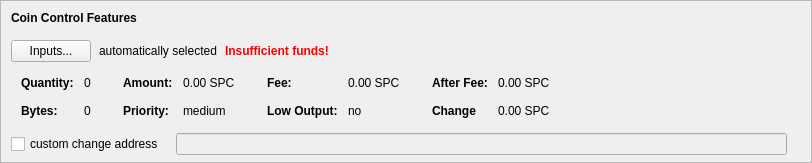
    <widget class="QFrame" name="frameCoinControl">
     <property name="sizePolicy">
      <sizepolicy hsizetype="Expanding" vsizetype="Expanding">
       <horstretch>0</horstretch>
       <verstretch>0</verstretch>
      </sizepolicy>
     </property>
     <property name="maximumSize">
      <size>
       <width>16777215</width>
       <height>16777215</height>
      </size>
     </property>
     <property name="frameShape">
      <enum>QFrame::StyledPanel</enum>
     </property>
     <property name="frameShadow">
      <enum>QFrame::Sunken</enum>
     </property>
     <layout class="QVBoxLayout" name="verticalLayoutCoinControl2">
      <property name="spacing">
       <number>6</number>
      </property>
      <property name="leftMargin">
       <number>0</number>
      </property>
      <property name="topMargin">
       <number>0</number>
      </property>
      <property name="rightMargin">
       <number>0</number>
      </property>
      <property name="bottomMargin">
       <number>6</number>
      </property>
      <item>
       <layout class="QVBoxLayout" name="verticalLayoutCoinControl" stretch="0,0,0,0,1">
        <property name="spacing">
         <number>0</number>
        </property>
        <property name="leftMargin">
         <number>10</number>
        </property>
        <property name="topMargin">
         <number>10</number>
        </property>
        <item>
         <layout class="QHBoxLayout" name="horizontalLayoutCoinControl1">
          <property name="bottomMargin">
           <number>15</number>
          </property>
          <item>
           <widget class="QLabel" name="labelCoinControlFeatures">
            <property name="sizePolicy">
             <sizepolicy hsizetype="Preferred" vsizetype="Maximum">
              <horstretch>0</horstretch>
              <verstretch>0</verstretch>
             </sizepolicy>
            </property>
            <property name="styleSheet">
             <string notr="true">font-weight:bold;</string>
            </property>
            <property name="text">
             <string>Coin Control Features</string>
            </property>
           </widget>
          </item>
         </layout>
        </item>
        <item>
         <layout class="QHBoxLayout" name="horizontalLayoutCoinControl2" stretch="0,0,0,0">
          <property name="spacing">
           <number>8</number>
          </property>
          <property name="bottomMargin">
           <number>10</number>
          </property>
          <item>
           <widget class="QPushButton" name="pushButtonCoinControl">
            <property name="styleSheet">
             <string notr="true"/>
            </property>
            <property name="text">
             <string>Inputs...</string>
            </property>
           </widget>
          </item>
          <item>
           <widget class="QLabel" name="labelCoinControlAutomaticallySelected">
            <property name="text">
             <string>automatically selected</string>
            </property>
            <property name="margin">
             <number>5</number>
            </property>
           </widget>
          </item>
          <item>
           <widget class="QLabel" name="labelCoinControlInsuffFunds">
            <property name="styleSheet">
             <string notr="true">color:red;font-weight:bold;</string>
            </property>
            <property name="text">
             <string>Insufficient funds!</string>
            </property>
            <property name="margin">
             <number>5</number>
            </property>
           </widget>
          </item>
          <item>
           <spacer name="horizontalSpacerCoinControl">
            <property name="orientation">
             <enum>Qt::Horizontal</enum>
            </property>
            <property name="sizeHint" stdset="0">
             <size>
              <width>40</width>
              <height>1</height>
             </size>
            </property>
           </spacer>
          </item>
         </layout>
        </item>
        <item>
         <widget class="QWidget" name="widgetCoinControl" native="true">
          <property name="sizePolicy">
           <sizepolicy hsizetype="Preferred" vsizetype="Preferred">
            <horstretch>0</horstretch>
            <verstretch>0</verstretch>
           </sizepolicy>
          </property>
          <property name="minimumSize">
           <size>
            <width>0</width>
            <height>0</height>
           </size>
          </property>
          <property name="styleSheet">
           <string notr="true"/>
          </property>
          <layout class="QHBoxLayout" name="horizontalLayoutCoinControl5">
           <property name="leftMargin">
            <number>0</number>
           </property>
           <property name="topMargin">
            <number>0</number>
           </property>
           <property name="rightMargin">
            <number>0</number>
           </property>
           <property name="bottomMargin">
            <number>0</number>
           </property>
           <item>
            <layout class="QHBoxLayout" name="horizontalLayoutCoinControl3" stretch="0,0,0,1">
             <property name="spacing">
              <number>20</number>
             </property>
             <property name="topMargin">
              <number>0</number>
             </property>
             <property name="bottomMargin">
              <number>10</number>
             </property>
             <item>
              <layout class="QFormLayout" name="formLayoutCoinControl1">
               <property name="horizontalSpacing">
                <number>10</number>
               </property>
               <property name="verticalSpacing">
                <number>14</number>
               </property>
               <property name="leftMargin">
                <number>10</number>
               </property>
               <property name="topMargin">
                <number>4</number>
               </property>
               <property name="rightMargin">
                <number>6</number>
               </property>
               <item row="0" column="0">
                <widget class="QLabel" name="labelCoinControlQuantityText">
                 <property name="styleSheet">
                  <string notr="true">font-weight:bold;</string>
                 </property>
                 <property name="text">
                  <string>Quantity:</string>
                 </property>
                 <property name="margin">
                  <number>0</number>
                 </property>
                </widget>
               </item>
               <item row="0" column="1">
                <widget class="QLabel" name="labelCoinControlQuantity">
                 <property name="cursor">
                  <cursorShape>IBeamCursor</cursorShape>
                 </property>
                 <property name="contextMenuPolicy">
                  <enum>Qt::ActionsContextMenu</enum>
                 </property>
                 <property name="text">
                  <string>0</string>
                 </property>
                 <property name="margin">
                  <number>0</number>
                 </property>
                 <property name="textInteractionFlags">
                  <set>Qt::LinksAccessibleByMouse|Qt::TextSelectableByKeyboard|Qt::TextSelectableByMouse</set>
                 </property>
                </widget>
               </item>
               <item row="1" column="0">
                <widget class="QLabel" name="labelCoinControlBytesText">
                 <property name="styleSheet">
                  <string notr="true">font-weight:bold;</string>
                 </property>
                 <property name="text">
                  <string>Bytes:</string>
                 </property>
                </widget>
               </item>
               <item row="1" column="1">
                <widget class="QLabel" name="labelCoinControlBytes">
                 <property name="cursor">
                  <cursorShape>IBeamCursor</cursorShape>
                 </property>
                 <property name="contextMenuPolicy">
                  <enum>Qt::ActionsContextMenu</enum>
                 </property>
                 <property name="text">
                  <string>0</string>
                 </property>
                 <property name="textInteractionFlags">
                  <set>Qt::LinksAccessibleByMouse|Qt::TextSelectableByKeyboard|Qt::TextSelectableByMouse</set>
                 </property>
                </widget>
               </item>
              </layout>
             </item>
             <item>
              <layout class="QFormLayout" name="formLayoutCoinControl2">
               <property name="horizontalSpacing">
                <number>10</number>
               </property>
               <property name="verticalSpacing">
                <number>14</number>
               </property>
               <property name="leftMargin">
                <number>6</number>
               </property>
               <property name="topMargin">
                <number>4</number>
               </property>
               <property name="rightMargin">
                <number>6</number>
               </property>
               <item row="0" column="0">
                <widget class="QLabel" name="labelCoinControlAmountText">
                 <property name="styleSheet">
                  <string notr="true">font-weight:bold;</string>
                 </property>
                 <property name="text">
                  <string>Amount:</string>
                 </property>
                 <property name="margin">
                  <number>0</number>
                 </property>
                </widget>
               </item>
               <item row="0" column="1">
                <widget class="QLabel" name="labelCoinControlAmount">
                 <property name="cursor">
                  <cursorShape>IBeamCursor</cursorShape>
                 </property>
                 <property name="contextMenuPolicy">
                  <enum>Qt::ActionsContextMenu</enum>
                 </property>
                 <property name="text">
                  <string>0.00 SPC</string>
                 </property>
                 <property name="textInteractionFlags">
                  <set>Qt::LinksAccessibleByMouse|Qt::TextSelectableByKeyboard|Qt::TextSelectableByMouse</set>
                 </property>
                </widget>
               </item>
               <item row="1" column="0">
                <widget class="QLabel" name="labelCoinControlPriorityText">
                 <property name="styleSheet">
                  <string notr="true">font-weight:bold;</string>
                 </property>
                 <property name="text">
                  <string>Priority:</string>
                 </property>
                </widget>
               </item>
               <item row="1" column="1">
                <widget class="QLabel" name="labelCoinControlPriority">
                 <property name="cursor">
                  <cursorShape>IBeamCursor</cursorShape>
                 </property>
                 <property name="contextMenuPolicy">
                  <enum>Qt::ActionsContextMenu</enum>
                 </property>
                 <property name="text">
                  <string>medium</string>
                 </property>
                 <property name="textInteractionFlags">
                  <set>Qt::LinksAccessibleByMouse|Qt::TextSelectableByKeyboard|Qt::TextSelectableByMouse</set>
                 </property>
                </widget>
               </item>
              </layout>
             </item>
             <item>
              <layout class="QFormLayout" name="formLayoutCoinControl3">
               <property name="horizontalSpacing">
                <number>10</number>
               </property>
               <property name="verticalSpacing">
                <number>14</number>
               </property>
               <property name="leftMargin">
                <number>6</number>
               </property>
               <property name="topMargin">
                <number>4</number>
               </property>
               <property name="rightMargin">
                <number>6</number>
               </property>
               <item row="0" column="0">
                <widget class="QLabel" name="labelCoinControlFeeText">
                 <property name="styleSheet">
                  <string notr="true">font-weight:bold;</string>
                 </property>
                 <property name="text">
                  <string>Fee:</string>
                 </property>
                 <property name="margin">
                  <number>0</number>
                 </property>
                </widget>
               </item>
               <item row="0" column="1">
                <widget class="QLabel" name="labelCoinControlFee">
                 <property name="cursor">
                  <cursorShape>IBeamCursor</cursorShape>
                 </property>
                 <property name="contextMenuPolicy">
                  <enum>Qt::ActionsContextMenu</enum>
                 </property>
                 <property name="text">
                  <string>0.00 SPC</string>
                 </property>
                 <property name="textInteractionFlags">
                  <set>Qt::LinksAccessibleByMouse|Qt::TextSelectableByKeyboard|Qt::TextSelectableByMouse</set>
                 </property>
                </widget>
               </item>
               <item row="1" column="0">
                <widget class="QLabel" name="labelCoinControlLowOutputText">
                 <property name="styleSheet">
                  <string notr="true">font-weight:bold;</string>
                 </property>
                 <property name="text">
                  <string>Low Output:</string>
                 </property>
                </widget>
               </item>
               <item row="1" column="1">
                <widget class="QLabel" name="labelCoinControlLowOutput">
                 <property name="cursor">
                  <cursorShape>IBeamCursor</cursorShape>
                 </property>
                 <property name="contextMenuPolicy">
                  <enum>Qt::ActionsContextMenu</enum>
                 </property>
                 <property name="text">
                  <string>no</string>
                 </property>
                 <property name="textInteractionFlags">
                  <set>Qt::LinksAccessibleByMouse|Qt::TextSelectableByKeyboard|Qt::TextSelectableByMouse</set>
                 </property>
                </widget>
               </item>
              </layout>
             </item>
             <item>
              <layout class="QFormLayout" name="formLayoutCoinControl4">
               <property name="horizontalSpacing">
                <number>10</number>
               </property>
               <property name="verticalSpacing">
                <number>14</number>
               </property>
               <property name="leftMargin">
                <number>6</number>
               </property>
               <property name="topMargin">
                <number>4</number>
               </property>
               <property name="rightMargin">
                <number>6</number>
               </property>
               <item row="0" column="0">
                <widget class="QLabel" name="labelCoinControlAfterFeeText">
                 <property name="styleSheet">
                  <string notr="true">font-weight:bold;</string>
                 </property>
                 <property name="text">
                  <string>After Fee:</string>
                 </property>
                 <property name="margin">
                  <number>0</number>
                 </property>
                </widget>
               </item>
               <item row="0" column="1">
                <widget class="QLabel" name="labelCoinControlAfterFee">
                 <property name="cursor">
                  <cursorShape>IBeamCursor</cursorShape>
                 </property>
                 <property name="contextMenuPolicy">
                  <enum>Qt::ActionsContextMenu</enum>
                 </property>
                 <property name="text">
                  <string>0.00 SPC</string>
                 </property>
                 <property name="textInteractionFlags">
                  <set>Qt::LinksAccessibleByMouse|Qt::TextSelectableByKeyboard|Qt::TextSelectableByMouse</set>
                 </property>
                </widget>
               </item>
               <item row="1" column="0">
                <widget class="QLabel" name="labelCoinControlChangeText">
                 <property name="styleSheet">
                  <string notr="true">font-weight:bold;</string>
                 </property>
                 <property name="text">
                  <string>Change</string>
                 </property>
                </widget>
               </item>
               <item row="1" column="1">
                <widget class="QLabel" name="labelCoinControlChange">
                 <property name="cursor">
                  <cursorShape>IBeamCursor</cursorShape>
                 </property>
                 <property name="contextMenuPolicy">
                  <enum>Qt::ActionsContextMenu</enum>
                 </property>
                 <property name="text">
                  <string>0.00 SPC</string>
                 </property>
                 <property name="textInteractionFlags">
                  <set>Qt::LinksAccessibleByMouse|Qt::TextSelectableByKeyboard|Qt::TextSelectableByMouse</set>
                 </property>
                </widget>
               </item>
              </layout>
             </item>
            </layout>
           </item>
          </layout>
         </widget>
        </item>
        <item>
         <layout class="QHBoxLayout" name="horizontalLayoutCoinControl4" stretch="0,0,0">
          <property name="spacing">
           <number>12</number>
          </property>
          <property name="sizeConstraint">
           <enum>QLayout::SetDefaultConstraint</enum>
          </property>
          <property name="topMargin">
           <number>5</number>
          </property>
          <property name="rightMargin">
           <number>5</number>
          </property>
          <item>
           <widget class="QCheckBox" name="checkBoxCoinControlChange">
            <property name="text">
             <string>custom change address</string>
            </property>
           </widget>
          </item>
          <item>
           <widget class="QLineEdit" name="lineEditCoinControlChange">
            <property name="enabled">
             <bool>false</bool>
            </property>
            <property name="sizePolicy">
             <sizepolicy hsizetype="Expanding" vsizetype="Fixed">
              <horstretch>0</horstretch>
              <verstretch>0</verstretch>
             </sizepolicy>
            </property>
           </widget>
          </item>
          <item>
           <widget class="QLabel" name="labelCoinControlChangeLabel">
            <property name="sizePolicy">
             <sizepolicy hsizetype="Preferred" vsizetype="Expanding">
              <horstretch>0</horstretch>
              <verstretch>0</verstretch>
             </sizepolicy>
            </property>
            <property name="minimumSize">
             <size>
              <width>0</width>
              <height>0</height>
             </size>
            </property>
            <property name="text">
             <string/>
            </property>
            <property name="margin">
             <number>3</number>
            </property>
           </widget>
          </item>
         </layout>
        </item>
        <item>
         <spacer name="verticalSpacerCoinControl">
          <property name="orientation">
           <enum>Qt::Vertical</enum>
          </property>
          <property name="sizeHint" stdset="0">
           <size>
            <width>800</width>
            <height>1</height>
           </size>
          </property>
         </spacer>
        </item>
       </layout>
      </item>
     </layout>
    </widget>
